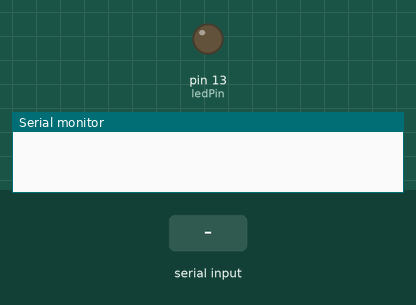
Recording of a sketch running on a simulated Arduino Uno, built with avr-gcc and run on an emulated ATmega328P. On the bench: output pins drawn as LEDs (lit = HIGH), the last lines printed to the serial monitor. Inputs (shaded band) come from the test bench.

Above: at 1.2 s.
1.3 s: "ON\n" received over Serial
At 2.4 s:
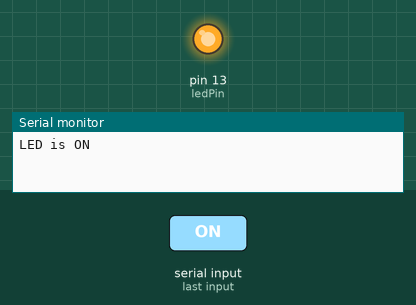
4.7 s: "OFF\n" received over Serial
At 6.2 s:
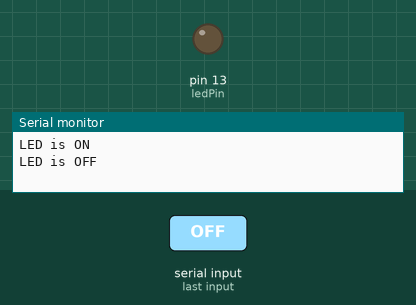
Timing chart, 0 to 7.7 s (numbered marks = the images above; inputs shaded):
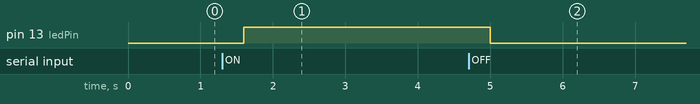

Measured:
- after the input at 1.3 s, pin 13 (ledPin): LOW → HIGH after 0.30 s
- after the input at 4.7 s, pin 13 (ledPin): HIGH → LOW after 0.30 s

The sketch:

smart_lighting.ino
```cpp
// Pin connected to the LED
const int ledPin = 13;

// Variable to store incoming serial data
String serialData = "";

void setup() {
  // Initialize serial communication at 9600 bits per second
  Serial.begin(9600);

  // Initialize the LED pin as an output
  pinMode(ledPin, OUTPUT);

  // Initially turn off the LED
  digitalWrite(ledPin, LOW);
}

void loop() {
  // Check if data is available to read from serial port
  if (Serial.available() > 0) {
    // Read the incoming byte
    char receivedChar = Serial.read();

    // Check for newline character to determine end of command
    if (receivedChar == '\n') {
      // Check the command received
      if (serialData.equals("ON")) {
        // If the command is "ON", turn on the LED
        digitalWrite(ledPin, HIGH);
        Serial.println("LED is ON");
      } else if (serialData.equals("OFF")) {
        // If the command is "OFF", turn off the LED
        digitalWrite(ledPin, LOW);
        Serial.println("LED is OFF");
      } else {
        // If an unknown command is received, send an error message
        Serial.println("Invalid command");
      }

      // Clear the received data for the next command
      serialData = "";
    } else {
      // Append the received character to the command string
      serialData += receivedChar;
    }
  }

  // Add a small delay to reduce CPU usage
  delay(100);
}
```
